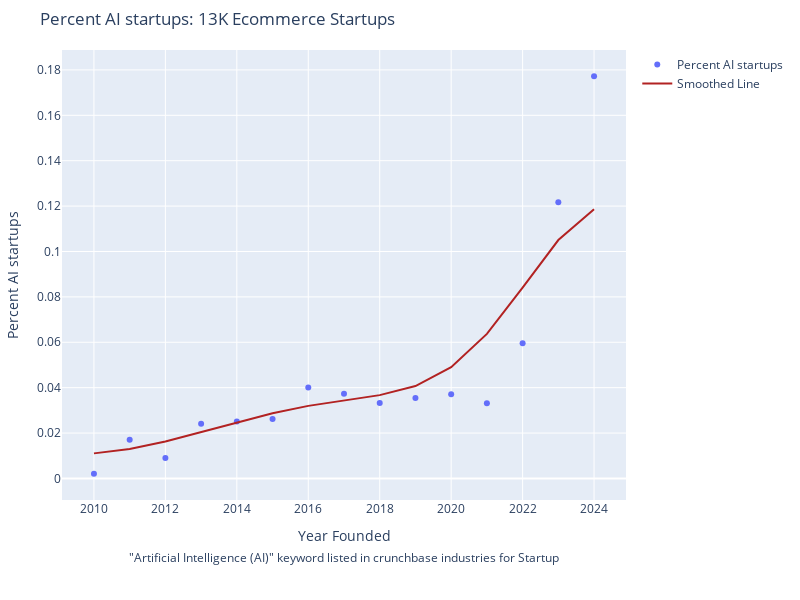

Source (notebook cell):
### Code cell
# Apply Gaussian smoothing
smoothed_ratings = gaussian_filter1d(grouped['percent AI startups'], sigma=2)

# Create the figure
fig = go.Figure()

# Add the scatter plot
fig.add_trace(go.Scatter(
    x=grouped["year"], 
    y=grouped["percent AI startups"], 
    mode='markers',
    name='Percent AI startups'
))

# Add the smooth line
fig.add_trace(go.Scatter(
    x=grouped["year"], 
    y=smoothed_ratings, 
    mode='lines', 
    name='Smoothed Line',
    line=dict(color='firebrick', width=2)
))

# Update layout with titles and dimensions
fig.update_layout(
    title="Percent AI startups: 13K Ecommerce Startups",
    xaxis_title="Year Founded",
    yaxis_title="Percent AI startups",
    width=800,
    height=600,
    margin=dict(l=50, r=50, t=50, b=100) 
)

# Add the annotation for the caption
fig.add_annotation(
    text='"Artificial Intelligence (AI)" keyword listed in crunchbase industries for Startup',
    xref="paper", yref="paper",
    x=0.5, y=-0.15,
    showarrow=False,
    font=dict(size=12),
    xanchor='center'
)

# Show the plot
fig.show()
pio.write_image(fig, '../output/percentage_ai_startups_over_years.png')

### Figure 1 — Plotly figure (JSON) as saved in the notebook; plotly's stock layout.template omitted (floating-point values rounded to 4 significant figures)
{"data": [{"mode": "markers", "name": "Percent AI startups", "type": "scatter", "x": [2010, 2011, 2012, 2013, 2014, 2015, 2016, 2017, 2018, 2019, 2020, 2021, 2022, 2023, 2024], "y": [0.002073, 0.01707, 0.009036, 0.02412, 0.02508, 0.02616, 0.04012, 0.0373, 0.0333, 0.0355, 0.03707, 0.03317, 0.05959, 0.1217, 0.1772]}, {"line": {"color": "firebrick", "width": 2}, "mode": "lines", "name": "Smoothed Line", "type": "scatter", "x": [2010, 2011, 2012, 2013, 2014, 2015, 2016, 2017, 2018, 2019, 2020, 2021, 2022, 2023, 2024], "y": [0.01105, 0.01294, 0.01627, 0.02041, 0.02475, 0.02875, 0.03199, 0.03439, 0.03671, 0.04072, 0.04903, 0.06371, 0.08408, 0.105, 0.1186]}], "layout": {"annotations": [{"font": {"size": 12}, "showarrow": false, "text": "\"Artificial Intelligence (AI)\" keyword listed in crunchbase industries for Startup", "x": 0.5, "xanchor": "center", "xref": "paper", "y": -0.15, "yref": "paper"}], "height": 600, "margin": {"b": 100, "l": 50, "r": 50, "t": 50}, "title": {"text": "Percent AI startups: 13K Ecommerce Startups"}, "width": 800, "xaxis": {"autorange": true, "range": [2009.0, 2025.0], "title": {"text": "Year Founded"}, "type": "linear"}, "yaxis": {"autorange": true, "range": [-0.009493, 0.1888], "title": {"text": "Percent AI startups"}, "type": "linear"}}}
